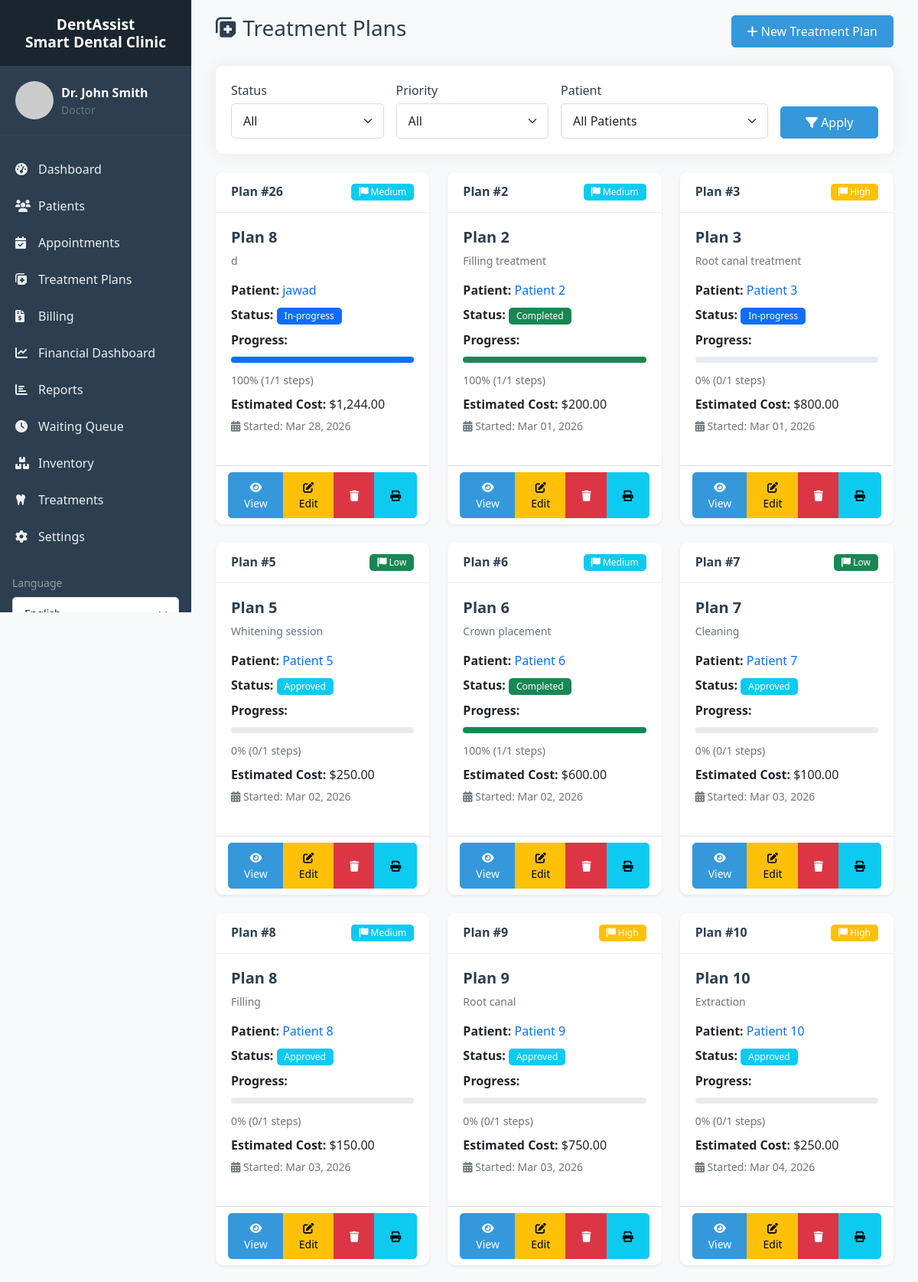
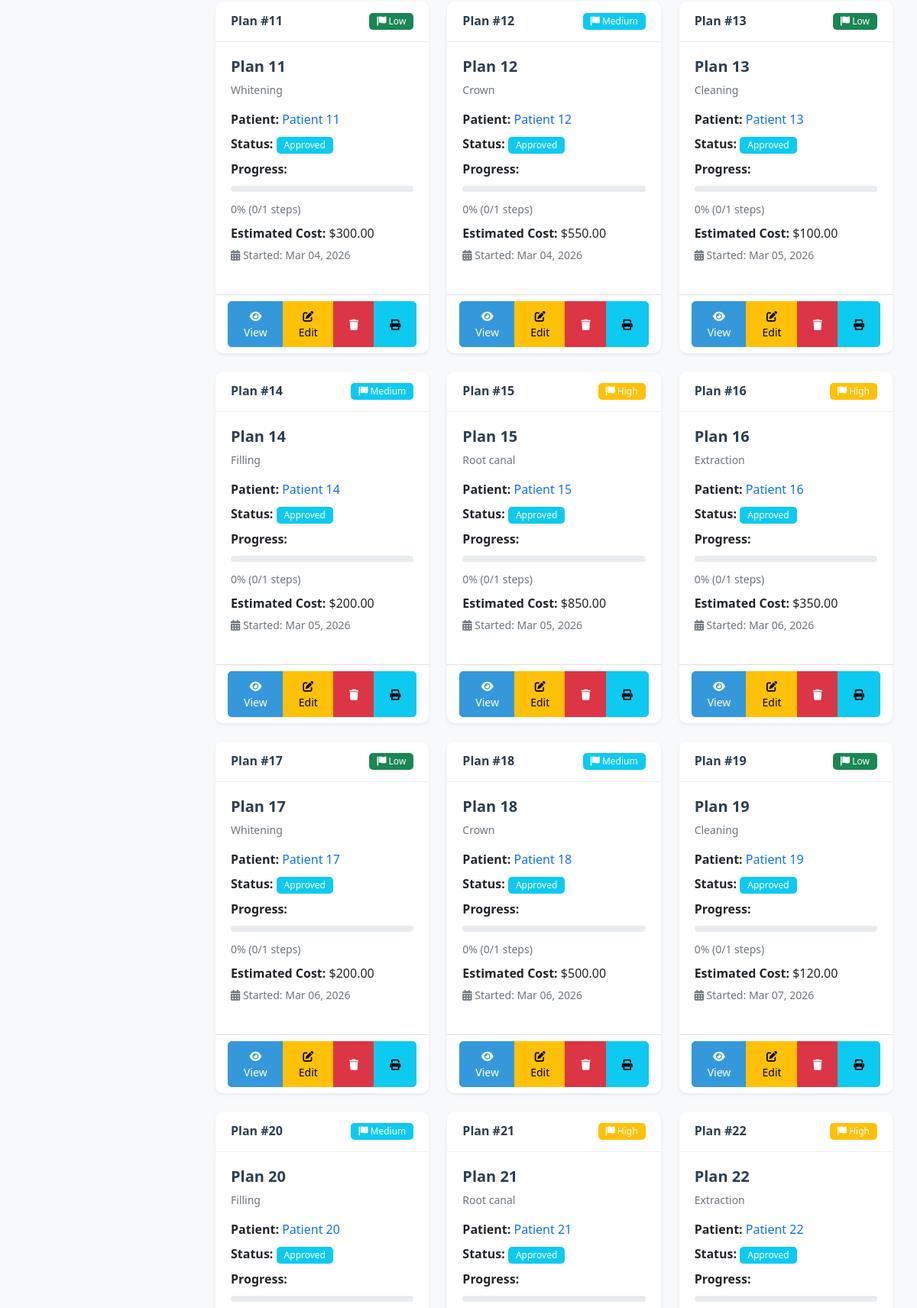
Page /treatment_plans/index.php (signed in, upper part) on the committed database (2 pictures, top to bottom).
### tables this page shows
CREATE TABLE `treatment_plans` (
  `id` int(11) NOT NULL,
  `patient_id` int(11) NOT NULL,
  `plan_name` varchar(100) NOT NULL,
  `description` text DEFAULT NULL,
  `teeth_affected` text DEFAULT NULL,
  `estimated_cost` decimal(10,2) DEFAULT NULL,
  `actual_cost` decimal(10,2) DEFAULT NULL,
  `discount` decimal(10,2) DEFAULT 0.00,
  `status` enum('proposed','approved','in-progress','completed','cancelled') DEFAULT 'proposed',
  `priority` enum('low','medium','high','emergency') DEFAULT 'medium',
  `start_date` date DEFAULT NULL,
  `estimated_end_date` date DEFAULT NULL,
  `actual_end_date` date DEFAULT NULL,
  `notes` text DEFAULT NULL,
  `patient_approved` tinyint(1) DEFAULT 0,
  `approval_date` timestamp NULL DEFAULT NULL,
  `approval_signature` varchar(255) DEFAULT NULL,
  `created_at` timestamp NOT NULL DEFAULT current_timestamp(),
  `updated_at` timestamp NOT NULL DEFAULT current_timestamp() ON UPDATE current_timestamp(),
  `created_by` int(11) DEFAULT NULL
);

CREATE TABLE `patients` (
  `id` int(11) NOT NULL,
  `user_id` int(11) DEFAULT NULL,
  `full_name` varchar(100) NOT NULL,
  `date_of_birth` date DEFAULT NULL,
  `gender` enum('male','female','other') DEFAULT NULL,
  `phone` varchar(20) DEFAULT NULL,
  `email` varchar(100) DEFAULT NULL,
  `emergency_contact_name` varchar(100) DEFAULT NULL,
  `emergency_contact_phone` varchar(20) DEFAULT NULL,
  `emergency_contact_relation` varchar(50) DEFAULT NULL,
  `insurance_provider` varchar(100) DEFAULT NULL,
  `insurance_id` varchar(50) DEFAULT NULL,
  `insurance_type` enum('Private','Social Security','Medicaid','None') DEFAULT 'None',
  `insurance_coverage` int(11) DEFAULT 0,
  `medical_history` text DEFAULT NULL,
  `allergies` text DEFAULT NULL,
  `current_medications` text DEFAULT NULL,
  `past_surgeries` text DEFAULT NULL,
  `chronic_conditions` text DEFAULT NULL,
  `dental_history` text DEFAULT NULL,
  `previous_dentist` varchar(100) DEFAULT NULL,
  `last_visit_date` date DEFAULT NULL,
  `address_line1` varchar(255) DEFAULT NULL,
  `address_line2` varchar(255) DEFAULT NULL,
  `address` varchar(500) DEFAULT NULL,
  `city` varchar(100) DEFAULT NULL,
  `state` varchar(50) DEFAULT NULL,
  `postal_code` varchar(20) DEFAULT NULL,
  `country` varchar(50) DEFAULT 'USA',
  `points` int(11) DEFAULT 0,
  `subscription_type` enum('none','basic','premium','family') DEFAULT 'none',
  `subscription_start_date` date DEFAULT NULL,
  `subscription_end_date` date DEFAULT NULL,
  `referral_code` varchar(20) DEFAULT NULL,
  `referred_by` int(11) DEFAULT NULL,
  `created_at` timestamp NOT NULL DEFAULT current_timestamp(),
  `updated_at` timestamp NOT NULL DEFAULT current_timestamp() ON UPDATE current_timestamp(),
  `created_by` int(11) DEFAULT NULL,
  `subscription_status` enum('none','pending','active','expired') DEFAULT 'none'
);

### includes/db.php (called while the page is built, shortened)
<?php
class Database {
    private $host = DB_HOST;
    private $user = DB_USER;
    private $pass = DB_PASS;
    private $dbname = DB_NAME;
    private $conn;
    private static $instance = null;
    private function __construct() {
        try {
            $this->conn = new mysqli($this->host, $this->user, $this->pass, $this->dbname);
            $this->conn->set_charset("utf8mb4");
        } catch (Exception $e) {
            die("Database connection error: " . $e->getMessage());
        }
    }
    public static function getInstance() {
        if (self::$instance == null) {
            self::$instance = new Database();
        }
        return self::$instance;
    }
    public function query($sql, $params = [], $types = "") {
        $stmt = $this->conn->prepare($sql);
        if (!empty($params)) {
            if (empty($types)) {
                $types = $this->determineTypes($params);
            }
            $stmt->bind_param($types, ...$params);
        }
        $stmt->execute();
        return $stmt;
    }
    private function determineTypes($params) {
        $types = '';
        foreach ($params as $param) {
            if (is_int($param)) {
                $types .= 'i';
            } elseif (is_float($param)) {
                $types .= 'd';
            } elseif (is_string($param)) {
                $types .= 's';
            } else {
                $types .= 'b';
            }
        }
        return $types;
    }
    public function fetchAll($sql, $params = [], $types = "") {
        $stmt = $this->query($sql, $params, $types);
        $result = $stmt->get_result();
        if ($result) {
            return $result->fetch_all(MYSQLI_ASSOC);
        }
        return [];
    }
}
?>

### includes/functions.php (called while the page is built, shortened)
<?php
require_once 'db.php';
function formatDate($date, $format = 'M d, Y')
{
    $s = trim((string) $date);
    try {
        $dateObj = new DateTime($date);
        $y = (int) $dateObj->format('Y');
        return $dateObj->format($format);
    } catch (Exception $e) {
        return 'Not set';
    }
}
function formatCurrency($amount)
{
    return '$' . number_format($amount, 2);
}

### treatment_plans/index.php (the view, shortened to what this page needs)
<?php
require_once '../includes/db.php';
require_once '../includes/functions.php';
$db = Database::getInstance();
$where = ["1=1"];
$params = [];
$types = "";
$whereClause = implode(" AND ", $where);
$plans = $db->fetchAll(
    "SELECT tp.*,
            p.full_name as patient_name,
            p.phone as patient_phone,
            (SELECT COUNT(*) FROM treatment_steps WHERE plan_id = tp.id) as total_steps,
            (SELECT COUNT(*) FROM treatment_steps WHERE plan_id = tp.id AND status = 'completed') as completed_steps
     FROM treatment_plans tp
     JOIN patients p ON tp.patient_id = p.id
     WHERE $whereClause
     ORDER BY tp.created_at DESC",
    $params,
    $types
);
include '../layouts/header.php';
?>
<div class="container-fluid">
    <div class="d-flex justify-content-between align-items-center mb-4">
        <h1 class="h3"><i class="fas fa-notes-medical"></i> Treatment Plans</h1>
        <a href="add.php" class="btn btn-primary">
            <i class="fas fa-plus"></i> New Treatment Plan
        </a>
    </div>
    <div class="card mb-4">
        <div class="card-body">
            <form method="GET" class="row g-3">
                <div class="col-md-3">
                    <label class="form-label">Status</label>
                    <select class="form-select" name="status">
                        <option value="">All</option>
                    </select>
                </div>
                <div class="col-md-3">
                    <label class="form-label">Priority</label>
                    <select class="form-select" name="priority">
                        <option value="">All</option>
                    </select>
                </div>
                <div class="col-md-4">
                    <label class="form-label">Patient</label>
                    <select class="form-select" name="patient_id">
                        <option value="">All Patients</option>
                    </select>
                </div>
                <div class="col-md-2 d-flex align-items-end">
                    <button type="submit" class="btn btn-primary w-100">
                        <i class="fas fa-filter"></i> Apply
                    </button>
                </div>
            </form>
        </div>
    </div>
    <div class="row">
        <?php if (empty($plans)): ?>
            <div class="col-12">
                <div class="card">
                    <div class="card-body text-center py-5">
                        <i class="fas fa-notes-medical fa-3x text-muted mb-3"></i>
                        <h5>No Treatment Plans Found</h5>
                        <p class="text-muted">Create your first treatment plan to get started</p>
                        <a href="add.php" class="btn btn-primary">Create Treatment Plan</a>
                    </div>
                </div>
            </div>
        <?php else: ?>
            <?php foreach ($plans as $plan): ?>
                <?php
                $priorityColors = [
                    'low' => 'success',
                    'medium' => 'info',
                    'high' => 'warning',
                    'emergency' => 'danger'
                ];
                $priorityColor = $priorityColors[$plan['priority']] ?? 'secondary';
                $statusColors = [
                    'proposed' => 'warning',
                    'approved' => 'info',
                    'in-progress' => 'primary',
                    'completed' => 'success',
                    'cancelled' => 'danger'
                ];
                $statusColor = $statusColors[$plan['status']] ?? 'secondary';
                $progress = $plan['total_steps'] > 0
                    ? round(($plan['completed_steps'] / $plan['total_steps']) * 100)
                    : 0;
                ?>
                <div class="col-md-6 col-lg-4 mb-4">
                    <div class="card h-100 shadow-sm">
                        <div class="card-header d-flex justify-content-between align-items-center">
                            <h6 class="mb-0">Plan #<?php echo $plan['id']; ?></h6>
                            <span class="badge bg-<?php echo $priorityColor; ?>">
                                <i class="fas fa-flag"></i> <?php echo ucfirst($plan['priority']); ?>
                            </span>
                        </div>
                        <div class="card-body">
                            <h5 class="card-title"><?php echo htmlspecialchars($plan['plan_name']); ?></h5>
                            <p class="card-text small text-muted">
                                <?php echo htmlspecialchars($plan['description'] ?? 'No description'); ?>
                            </p>
                            <div class="mb-2">
                                <strong>Patient:</strong>
                                <a href="../patients/view.php?id=<?php echo $plan['patient_id']; ?>" class="text-decoration-none">
                                    <?php echo htmlspecialchars($plan['patient_name']); ?>
                                </a>
                            </div>
                            <div class="mb-2">
                                <strong>Status:</strong>
                                <span class="badge bg-<?php echo $statusColor; ?>">
                                    <?php echo ucfirst($plan['status']); ?>
                                </span>
                            </div>
                            <div class="mb-2">
                                <strong>Progress:</strong>
                                <div class="progress" style="height: 8px;">
                                    <div class="progress-bar bg-<?php echo $statusColor; ?>"
                                         role="progressbar"
                                         style="width: <?php echo $progress; ?>%"
                                         aria-valuenow="<?php echo $progress; ?>"
                                         aria-valuemin="0"
                                         aria-valuemax="100"></div>
                                </div>
                                <small class="text-muted"><?php echo $progress; ?>% (<?php echo $plan['completed_steps']; ?>/<?php echo $plan['total_steps']; ?> steps)</small>
                            </div>
                            <div class="mb-1">
                                <strong>Estimated Cost:</strong>
                                <?php echo formatCurrency($plan['estimated_cost'] ?? 0); ?>
                            </div>
                            <?php if ($plan['start_date']): ?>
                                <div class="mb-0">
                                    <small class="text-muted">
                                        <i class="fas fa-calendar-alt"></i> Started: <?php echo formatDate($plan['start_date']); ?>
                                    </small>
                                </div>
                            <?php endif; ?>
                        </div>
                        <div class="card-footer bg-transparent">
                            <div class="btn-group w-100">
                                <a href="view.php?id=<?php echo $plan['id']; ?>" class="btn btn-sm btn-primary">
                                    <i class="fas fa-eye"></i> View
                                </a>
                                <a href="edit.php?id=<?php echo $plan['id']; ?>" class="btn btn-sm btn-warning">
                                    <i class="fas fa-edit"></i> Edit
                                </a>
                                <button class="btn btn-sm btn-danger" onclick="deletePlan(<?php echo $plan['id']; ?>)">
                                    <i class="fas fa-trash"></i>
                                </button>
                                <button class="btn btn-sm btn-info" onclick="printPlan(<?php echo $plan['id']; ?>)">
                                    <i class="fas fa-print"></i>
                                </button>
                            </div>
                        </div>
                    </div>
                </div>
            <?php endforeach; ?>
        <?php endif; ?>
    </div>
</div>
<?php include '../layouts/footer.php'; ?>

### assets/css/style.css (style rules this page uses)
:root { --primary-color: #3498db; --secondary-color: #2c3e50; --success-color: #28a745; --danger-color: #dc3545; --warning-color: #ffc107; --info-color: #17a2b8; --light-color: #f8f9fa; --dark-color: #343a40; }
body { font-family: 'Segoe UI', Tahoma, Geneva, Verdana, sans-serif; background-color: #f8f9fa; margin: 0; padding: 0; }
h1, h2, h3, h4, h5, h6 { color: var(--secondary-color); font-weight: 600; }
.card { border: none; border-radius: 10px; box-shadow: 0 0 20px rgba(0,0,0,0.08); margin-bottom: 20px; }
.card-header { background-color: white; border-bottom: 1px solid #eee; padding: 15px 20px; border-radius: 10px 10px 0 0 !important; }
.card-body { padding: 20px; }
.btn { border-radius: 5px; padding: 8px 20px; font-weight: 500; transition: all 0.3s; }
.btn-primary { background-color: var(--primary-color); border-color: var(--primary-color); }
.btn-warning { background-color: var(--warning-color); border-color: var(--warning-color); }
.btn-danger { background-color: var(--danger-color); border-color: var(--danger-color); }
.form-control, .form-select { border-radius: 5px; border: 1px solid #ddd; padding: 10px 15px; transition: all 0.3s; }
.form-label { font-weight: 500; color: var(--secondary-color); margin-bottom: 5px; }
.badge { padding: 5px 10px; border-radius: 5px; font-weight: 500; }
.progress { height: 10px; border-radius: 5px; margin: 10px 0; }
.progress-bar { background-color: var(--primary-color); }

### rows in the picture
treatment_plans: id "26", priority "Medium", plan_name "Plan 8", description "d", patient.full_name "jawad", status "In-progress", progress "100", completed_steps "1", total_steps "1", estimated_cost "$1,244.00", start_date "Mar 28, 2026"
treatment_plans: id "2", priority "Medium", plan_name "Plan 2", description "Filling treatment", patient.full_name "Patient 2", status "Completed", progress "100", completed_steps "1", total_steps "1", estimated_cost "$200.00", start_date "Mar 01, 2026"
treatment_plans: id "3", priority "High", plan_name "Plan 3", description "Root canal treatment", patient.full_name "Patient 3", status "In-progress", progress "0", completed_steps "0", total_steps "1", estimated_cost "$800.00", start_date "Mar 01, 2026"
treatment_plans: id "5", priority "Low", plan_name "Plan 5", description "Whitening session", patient.full_name "Patient 5", status "Approved", progress "0", completed_steps "0", total_steps "1", estimated_cost "$250.00", start_date "Mar 02, 2026"
treatment_plans: id "6", priority "Medium", plan_name "Plan 6", description "Crown placement", patient.full_name "Patient 6", status "Completed", progress "100", completed_steps "1", total_steps "1", estimated_cost "$600.00", start_date "Mar 02, 2026"
treatment_plans: id "7", priority "Low", plan_name "Plan 7", description "Cleaning", patient.full_name "Patient 7", status "Approved", progress "0", completed_steps "0", total_steps "1", estimated_cost "$100.00", start_date "Mar 03, 2026"
treatment_plans: id "8", priority "Medium", plan_name "Plan 8", description "Filling", patient.full_name "Patient 8", status "Approved", progress "0", completed_steps "0", total_steps "1", estimated_cost "$150.00", start_date "Mar 03, 2026"
treatment_plans: id "9", priority "High", plan_name "Plan 9", description "Root canal", patient.full_name "Patient 9", status "Approved", progress "0", completed_steps "0", total_steps "1", estimated_cost "$750.00", start_date "Mar 03, 2026"
treatment_plans: id "10", priority "High", plan_name "Plan 10", description "Extraction", patient.full_name "Patient 10", status "Approved", progress "0", completed_steps "0", total_steps "1", estimated_cost "$250.00", start_date "Mar 04, 2026"
treatment_plans: id "11", priority "Low", plan_name "Plan 11", description "Whitening", patient.full_name "Patient 11", status "Approved", progress "0", completed_steps "0", total_steps "1", estimated_cost "$300.00", start_date "Mar 04, 2026"
treatment_plans: id "12", priority "Medium", plan_name "Plan 12", description "Crown", patient.full_name "Patient 12", status "Approved", progress "0", completed_steps "0", total_steps "1", estimated_cost "$550.00", start_date "Mar 04, 2026"
treatment_plans: id "13", priority "Low", plan_name "Plan 13", description "Cleaning", patient.full_name "Patient 13", status "Approved", progress "0", completed_steps "0", total_steps "1", estimated_cost "$100.00", start_date "Mar 05, 2026"
treatment_plans: id "14", priority "Medium", plan_name "Plan 14", description "Filling", patient.full_name "Patient 14", status "Approved", progress "0", completed_steps "0", total_steps "1", estimated_cost "$200.00", start_date "Mar 05, 2026"
treatment_plans: id "15", priority "High", plan_name "Plan 15", description "Root canal", patient.full_name "Patient 15", status "Approved", progress "0", completed_steps "0", total_steps "1", estimated_cost "$850.00", start_date "Mar 05, 2026"
treatment_plans: id "16", priority "High", plan_name "Plan 16", description "Extraction", patient.full_name "Patient 16", status "Approved", progress "0", completed_steps "0", total_steps "1", estimated_cost "$350.00", start_date "Mar 06, 2026"
treatment_plans: id "17", priority "Low", plan_name "Plan 17", description "Whitening", patient.full_name "Patient 17", status "Approved", progress "0", completed_steps "0", total_steps "1", estimated_cost "$200.00", start_date "Mar 06, 2026"
treatment_plans: id "18", priority "Medium", plan_name "Plan 18", description "Crown", patient.full_name "Patient 18", status "Approved", progress "0", completed_steps "0", total_steps "1", estimated_cost "$500.00", start_date "Mar 06, 2026"
treatment_plans: id "19", priority "Low", plan_name "Plan 19", description "Cleaning", patient.full_name "Patient 19", status "Approved", progress "0", completed_steps "0", total_steps "1", estimated_cost "$120.00", start_date "Mar 07, 2026"
treatment_plans: id "20", priority "Medium", plan_name "Plan 20", description "Filling", patient.full_name "Patient 20", status "Approved"
treatment_plans: id "21", priority "High", plan_name "Plan 21", description "Root canal", patient.full_name "Patient 21", status "Approved"
treatment_plans: id "22", priority "High", plan_name "Plan 22", description "Extraction", patient.full_name "Patient 22", status "Approved"

### other values in the picture
SITE_NAME "DentAssist Smart Dental Clinic"
$_SESSION['full_name'] "Dr. John Smith"
$role "Doctor"
__('dashboard', 'Dashboard') "Dashboard"
__('patients', 'Patients') "Patients"
__('appointments', 'Appointments') "Appointments"
__('treatment_plans', 'Treatment Plans') "Treatment Plans"
__('billing', 'Billing') "Billing"
__('financial_dashboard', 'Financial Dashboard') "Financial Dashboard"
__('reports', 'Reports') "Reports"
__('queue', 'Waiting Queue') "Waiting Queue"
__('inventory', 'Inventory') "Inventory"
__('treatments', 'Treatments') "Treatments"
__('settings', 'Settings') "Settings"
__('language', 'Language') "Language"
